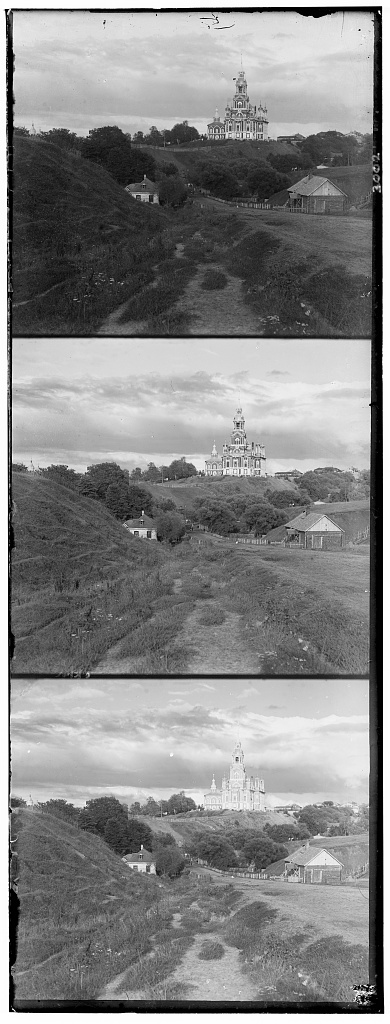
#> input picture CV2019_HW2/hw2_data/task3_colorizing_edit/cathedral.jpg, 390 x 1024 px
$ jupyter execute --allow-errors colorizing.ipynb   (older library calls are emulated)
#> lines starting #> are read from the running program, lines starting #| are printed output that depends on the picture; long printed decimals are rounded
# Colorizing the Russian Empire

Automatically produce a color image from the digitized Prokudin-Gorskii glass plate images with as few visual artifacts as possible.

[cell 1]
import cv2
import numpy as np
import matplotlib.pyplot as plt

[cell 2]
def read_image(fname):
    img = cv2.imread(fname, 0)
#> img is the input picture: shape (1024, 390); min 0, max 255, mean 133.7
    height = int(img.shape[0]/3)
#> height = 341
    width = img.shape[1]
#> width = 390
    rgb_img = np.zeros((height, width, 3), dtype=np.uint8)
    for i in range(3):
        rgb_img[:,:,2-i] = img[height*i:height*(i+1),:]
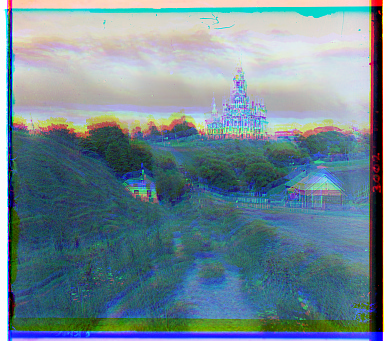
#> rgb_img: shape (341, 390, 3); mean of channels 0, 1, 2 149, 137.7, 114; drawn as B, G, R
    return rgb_img, height, width

[cell 3]
def get_gradient(im) :
    # Calculate the x and y gradients using Sobel operator
    grad_x = cv2.Sobel(im,cv2.CV_32F,1,0,ksize=3)
    grad_y = cv2.Sobel(im,cv2.CV_32F,0,1,ksize=3)
    # Combine the two gradients
    grad = cv2.addWeighted(np.absolute(grad_x), 0.5, np.absolute(grad_y), 0.5, 0)
    return grad

[cell 4]
def align_image(rgb_img, height, width, warp_mode, number_of_iterations, termination_eps):
    # Allocate space for aligned image
    im_aligned = np.zeros((height,width,3), dtype=np.uint8 )

    # The blue and green channels will be aligned to the red channel.
    # So copy the red channel
    im_aligned[:,:,0] = rgb_img[:,:,0]

    # Set the warp matrix to identity.
    if warp_mode == cv2.MOTION_HOMOGRAPHY :
            warp_matrix = np.eye(3, 3, dtype=np.float32)
    else :
            warp_matrix = np.eye(2, 3, dtype=np.float32)

    # Set the stopping criteria for the algorithm.
    criteria = (cv2.TERM_CRITERIA_EPS | cv2.TERM_CRITERIA_COUNT, number_of_iterations,  termination_eps)

    # Warp the blue and green channels to the red channel
    for i in range(1,3) :
        (cc, warp_matrix) = cv2.findTransformECC (get_gradient(rgb_img[:,:,0]), get_gradient(rgb_img[:,:,i]),warp_matrix, warp_mode, criteria)

        if warp_mode == cv2.MOTION_HOMOGRAPHY :
            # Use Perspective warp when the transformation is a Homography
            im_aligned[:,:,i] = cv2.warpPerspective (rgb_img[:,:,i], warp_matrix, (width,height), flags=cv2.INTER_LINEAR + cv2.WARP_INVERSE_MAP)
        else :
            # Use Affine warp when the transformation is not a Homography
            im_aligned[:,:,i] = cv2.warpAffine(rgb_img[:,:,i], warp_matrix, (width, height), flags=cv2.INTER_LINEAR + cv2.WARP_INVERSE_MAP);
        print(warp_matrix)
    return im_aligned

[cell 5]
warp_mode = cv2.MOTION_TRANSLATION
# warp_mode = cv2.MOTION_EUCLIDEAN
# warp_mode = cv2.MOTION_AFFINE
# warp_mode = cv2.MOTION_HOMOGRAPHY
number_of_iterations = 5000
termination_eps = 1e-10

[cell 6]
img, h, w = read_image("./hw2_data/task3_colorizing_edit/cathedral.jpg")
#> h = 341; w = 390
result = align_image(img, h, w, warp_mode, number_of_iterations, termination_eps)
#> the loop in align_image, `for i in range(1,3) :` made 2 passes
#> (cc, warp_matrix) on passes 1 to 2: (0.789, [[1, 0, -0.111], [0, 1, 6.75]]), (0.535, [[1, 0, -1.22], [0, 1, 12.6]])
#| [[ 1.         0.        -0.1108]
#|  [ 0.         1.         6.749 ]]
#| [[ 1.         0.        -1.223]
#|  [ 0.         1.        12.595 ]]
plt.imshow(result)
plt.show()

#> (a cell that did not finish here is left out)

#> (a cell that did not finish here is left out)

#> (a cell that did not finish here is left out)

#> (a cell that did not finish here is left out)

[cell 11]
img, h, w = read_image("./hw2_data/task3_colorizing_edit/monastery.jpg")
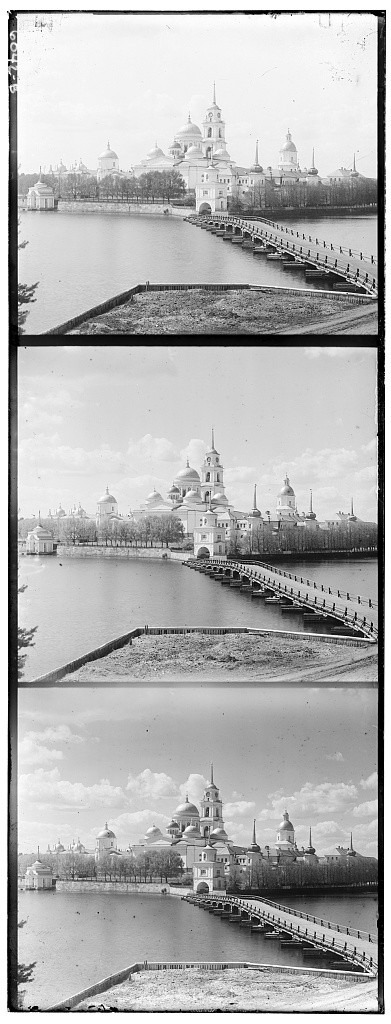
#> input picture CV2019_HW2/hw2_data/task3_colorizing_edit/monastery.jpg, 391 x 1024 px
#> in read_image, img is the input picture: shape (1024, 391); min 0, max 255, mean 177.7
#> after the loop in read_image (call 6), `for i in range(3):`:
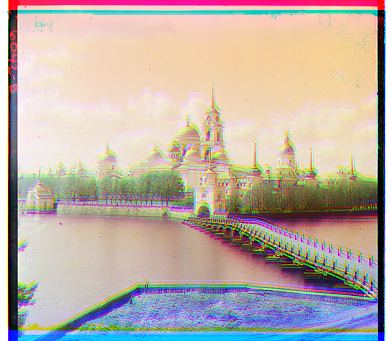
#> rgb_img: shape (341, 391, 3); mean of channels 0, 1, 2 167.3, 176.2, 189.2; drawn as B, G, R
#> w = 391
result = align_image(img, h, w, warp_mode, number_of_iterations, termination_eps)
#> the loop in align_image (call 2), `for i in range(1,3) :` made 2 passes
#> (cc, warp_matrix) on passes 1 to 2: (0.847, [[1, 0, 0.47], [0, 1, 6.25]]), (0.73, [[1, 0, 0.974], [0, 1, 3.44]])
#| [[1.         0.         0.4704]
#|  [0.         1.         6.252 ]]
#| [[1.         0.         0.974]
#|  [0.         1.         3.444  ]]
plt.imshow(result)
plt.show()

[cell 12]
img, h, w = read_image("./hw2_data/task3_colorizing_edit/nativity.jpg")
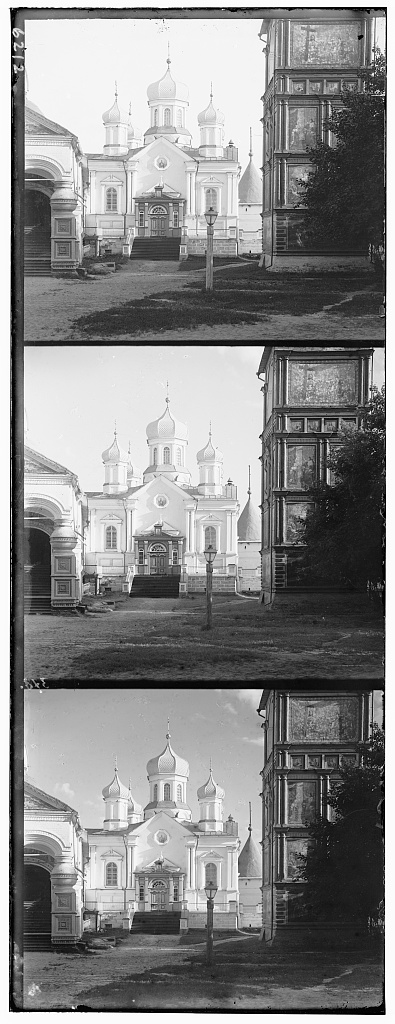
#> input picture CV2019_HW2/hw2_data/task3_colorizing_edit/nativity.jpg, 395 x 1024 px
#> in read_image, img is the input picture: shape (1024, 395); min 0, max 255, mean 136.3
#> after the loop in read_image (call 7), `for i in range(3):`:
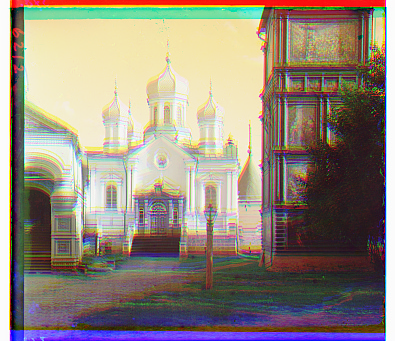
#> rgb_img: shape (341, 395, 3); mean of channels 0, 1, 2 124.5, 136.2, 147.8; drawn as B, G, R
#> w = 395
result = align_image(img, h, w, warp_mode, number_of_iterations, termination_eps)
#> call 3 of align_image, with height = 341, width = 395, warp_mode = 0, number_of_iterations = 5000, termination_eps = 1e-10
#> the loop in align_image (call 3), `for i in range(1,3) :` made 2 passes
#> (cc, warp_matrix) on passes 1 to 2: (0.751, [[1, 0, 0.217], [0, 1, 5.01]]), (0.735, [[1, 0, 1.23], [0, 1, 9.04]])
#| [[1.        0.        0.2174]
#|  [0.        1.        5.014]]
#| [[1.        0.        1.229]
#|  [0.        1.        9.040 ]]
#> after the loop in align_image (call 3), `for i in range(1,3) :`:
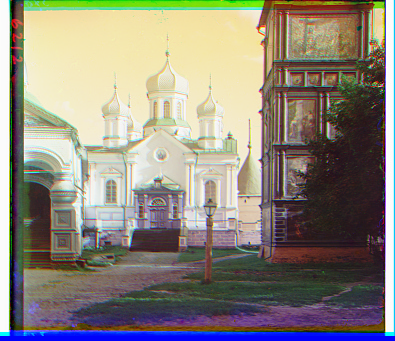
#> im_aligned: shape (341, 395, 3); mean of channels 0, 1, 2 124.5, 135.6, 141.5; drawn as B, G, R
plt.imshow(result)
plt.show()

#> (a cell that did not finish here is left out)

#> (a cell that did not finish here is left out)

[cell 15]
img, h, w = read_image("./hw2_data/task3_colorizing_edit/tobolsk.jpg")
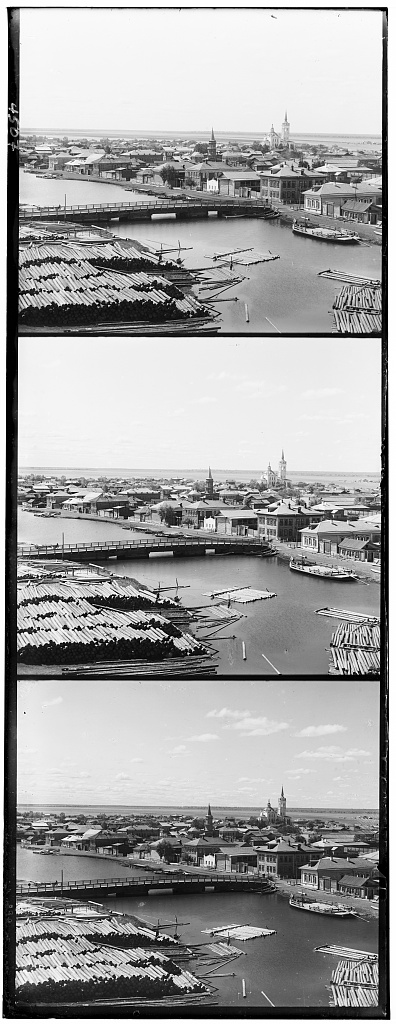
#> input picture CV2019_HW2/hw2_data/task3_colorizing_edit/tobolsk.jpg, 396 x 1024 px
#> in read_image, img is the input picture: shape (1024, 396); min 0, max 255, mean 161
#> after the loop in read_image (call 10), `for i in range(3):`:
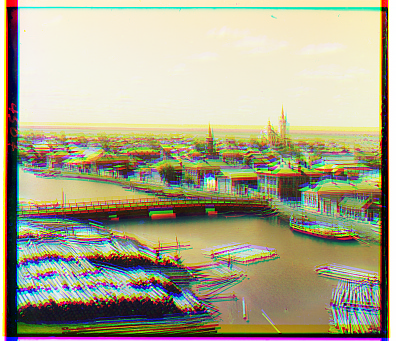
#> rgb_img: shape (341, 396, 3); mean of channels 0, 1, 2 140.7, 168.2, 173.8; drawn as B, G, R
#> w = 396
result = align_image(img, h, w, warp_mode, number_of_iterations, termination_eps)
#> call 4 of align_image, with height = 341, width = 396, warp_mode = 0, number_of_iterations = 5000, termination_eps = 1e-10
#> the loop in align_image (call 4), `for i in range(1,3) :` made 2 passes
#> (cc, warp_matrix) on passes 1 to 2: (0.888, [[1, 0, 0.911], [0, 1, 3.7]]), (0.748, [[1, 0, 3.14], [0, 1, 6.8]])
#| [[1.         0.         0.9114]
#|  [0.         1.         3.700  ]]
#| [[1.        0.        3.139]
#|  [0.        1.        6.801 ]]
#> pass 1, in get_gradient (call 14), `grad_x = cv2.Sobel(im,cv2.CV_32F,1,0,ksize=3)`:
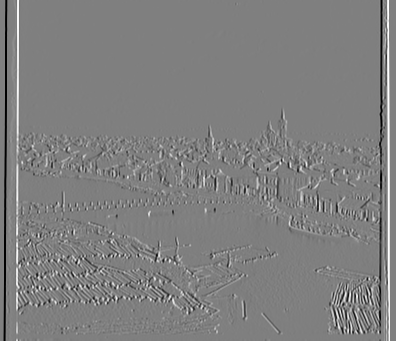
#> grad_x: shape (341, 396) float32; min -1020, max 1020, mean 0; drawn with min black and max white
#> after the loop in align_image (call 4), `for i in range(1,3) :`:
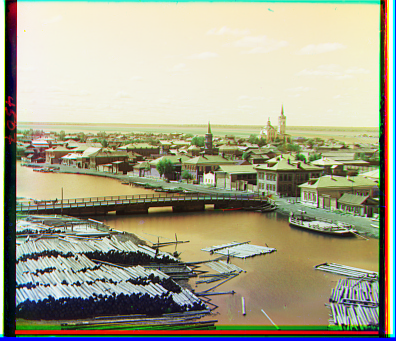
#> im_aligned: shape (341, 396, 3); mean of channels 0, 1, 2 140.7, 165.1, 166.8; drawn as B, G, R
plt.imshow(result)
plt.show()
